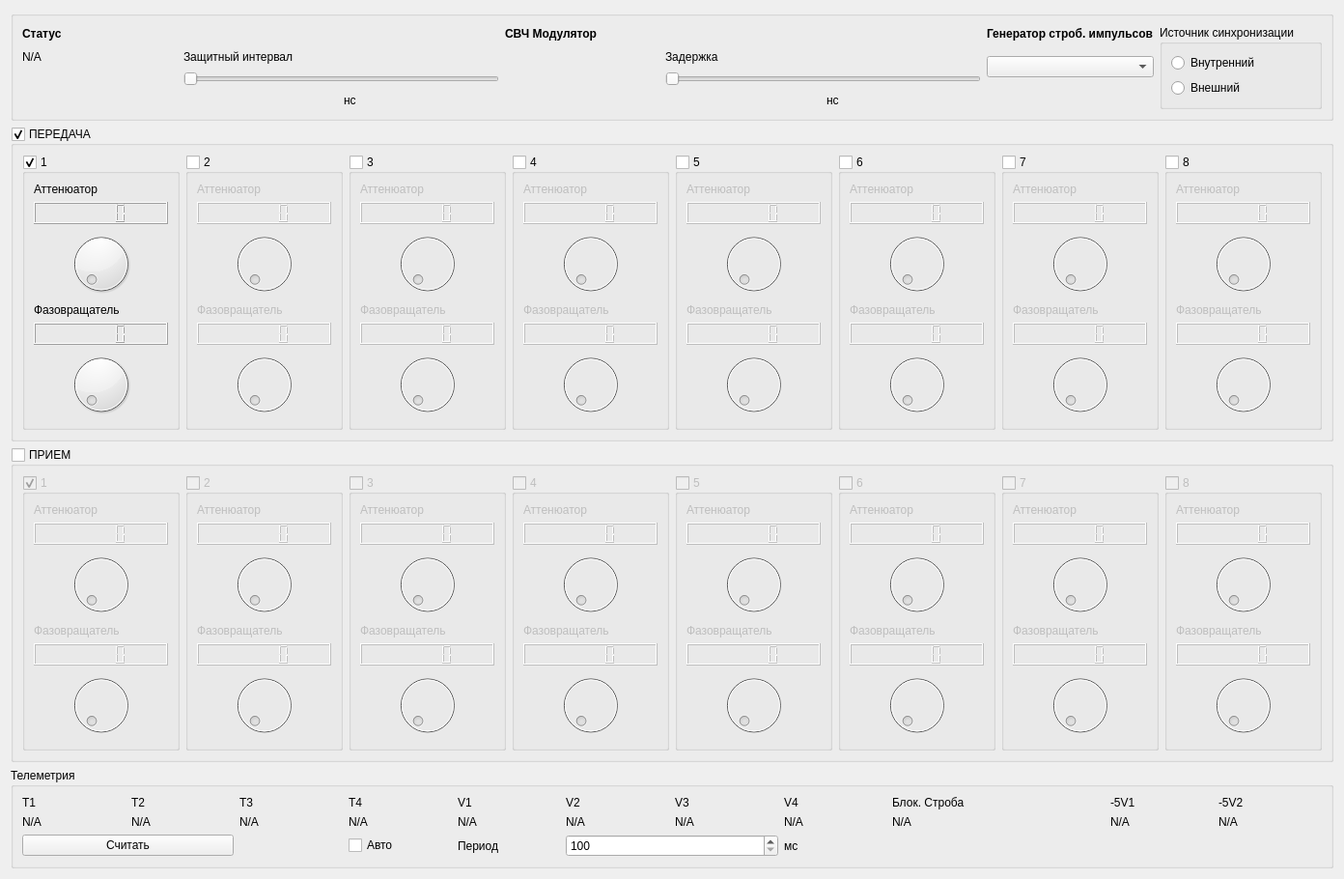
<?xml version="1.0" encoding="UTF-8"?>
<ui version="4.0">
 <class>TransceiverDialogBox</class>
 <widget class="QWidget" name="TransceiverDialogBox">
  <property name="geometry">
   <rect>
    <x>0</x>
    <y>0</y>
    <width>1392</width>
    <height>910</height>
   </rect>
  </property>
  <property name="windowTitle">
   <string>Form</string>
  </property>
  <layout class="QVBoxLayout" name="verticalLayout_16">
   <item>
    <widget class="QGroupBox" name="groupBox_20">
     <property name="title">
      <string/>
     </property>
     <layout class="QGridLayout" name="gridLayout_4">
      <item row="0" column="3" colspan="2">
       <widget class="QLabel" name="label_59">
        <property name="text">
         <string>&lt;html&gt;&lt;head/&gt;&lt;body&gt;&lt;p&gt;&lt;span style=&quot; font-weight:600;&quot;&gt;СВЧ Модулятор&lt;/span&gt;&lt;/p&gt;&lt;/body&gt;&lt;/html&gt;</string>
        </property>
       </widget>
      </item>
      <item row="0" column="7">
       <widget class="QLabel" name="label_66">
        <property name="text">
         <string>&lt;html&gt;&lt;head/&gt;&lt;body&gt;&lt;p&gt;&lt;span style=&quot; font-weight:600;&quot;&gt;Генератор строб. импульсов&lt;/span&gt;&lt;/p&gt;&lt;/body&gt;&lt;/html&gt;</string>
        </property>
       </widget>
      </item>
      <item row="1" column="0">
       <widget class="QLabel" name="label_58">
        <property name="text">
         <string>N/A</string>
        </property>
       </widget>
      </item>
      <item row="1" column="7" rowspan="2">
       <widget class="QComboBox" name="comboBox"/>
      </item>
      <item row="3" column="1">
       <widget class="QLabel" name="label_62">
        <property name="text">
         <string/>
        </property>
       </widget>
      </item>
      <item row="3" column="2">
       <widget class="QLabel" name="label_63">
        <property name="text">
         <string>нс</string>
        </property>
       </widget>
      </item>
      <item row="0" column="0">
       <widget class="QLabel" name="label_57">
        <property name="text">
         <string>&lt;html&gt;&lt;head/&gt;&lt;body&gt;&lt;p&gt;&lt;span style=&quot; font-weight:600;&quot;&gt;Статус&lt;/span&gt;&lt;/p&gt;&lt;/body&gt;&lt;/html&gt;</string>
        </property>
       </widget>
      </item>
      <item row="0" column="8" rowspan="4">
       <widget class="QGroupBox" name="groupBox_21">
        <property name="title">
         <string>Источник синхронизации</string>
        </property>
        <layout class="QVBoxLayout" name="verticalLayout">
         <item>
          <widget class="QRadioButton" name="radioButton">
           <property name="text">
            <string>Внутренний</string>
           </property>
          </widget>
         </item>
         <item>
          <widget class="QRadioButton" name="radioButton_2">
           <property name="text">
            <string>Внешний</string>
           </property>
          </widget>
         </item>
        </layout>
       </widget>
      </item>
      <item row="3" column="4">
       <widget class="QLabel" name="label_64">
        <property name="text">
         <string/>
        </property>
       </widget>
      </item>
      <item row="3" column="5">
       <widget class="QLabel" name="label_65">
        <property name="text">
         <string>нс</string>
        </property>
       </widget>
      </item>
      <item row="1" column="4">
       <widget class="QLabel" name="label_61">
        <property name="text">
         <string>Задержка</string>
        </property>
       </widget>
      </item>
      <item row="1" column="1">
       <widget class="QLabel" name="label_60">
        <property name="text">
         <string>Защитный интервал</string>
        </property>
       </widget>
      </item>
      <item row="2" column="4" colspan="2">
       <widget class="QSlider" name="horizontalSlider_2">
        <property name="maximum">
         <number>2000</number>
        </property>
        <property name="orientation">
         <enum>Qt::Horizontal</enum>
        </property>
       </widget>
      </item>
      <item row="2" column="1" colspan="2">
       <widget class="QSlider" name="horizontalSlider">
        <property name="maximum">
         <number>2000</number>
        </property>
        <property name="orientation">
         <enum>Qt::Horizontal</enum>
        </property>
       </widget>
      </item>
     </layout>
    </widget>
   </item>
   <item>
    <widget class="QGroupBox" name="groupBox_11">
     <property name="title">
      <string>ПЕРЕДАЧА</string>
     </property>
     <property name="checkable">
      <bool>true</bool>
     </property>
     <layout class="QHBoxLayout" name="horizontalLayout_2">
      <item>
       <widget class="QGroupBox" name="groupBox_12">
        <property name="title">
         <string>1</string>
        </property>
        <property name="checkable">
         <bool>true</bool>
        </property>
        <layout class="QGridLayout" name="gridLayout_3">
         <item row="0" column="0">
          <widget class="QLabel" name="label_41">
           <property name="text">
            <string>Аттенюатор</string>
           </property>
          </widget>
         </item>
         <item row="1" column="0">
          <widget class="QLCDNumber" name="lcdNumber_17"/>
         </item>
         <item row="2" column="0">
          <widget class="QDial" name="dial_17"/>
         </item>
         <item row="3" column="0">
          <widget class="QLabel" name="label_42">
           <property name="text">
            <string>Фазовращатель</string>
           </property>
          </widget>
         </item>
         <item row="4" column="0">
          <widget class="QLCDNumber" name="lcdNumber_18"/>
         </item>
         <item row="5" column="0">
          <widget class="QDial" name="dial_18"/>
         </item>
        </layout>
       </widget>
      </item>
      <item>
       <widget class="QGroupBox" name="groupBox_13">
        <property name="title">
         <string>2</string>
        </property>
        <property name="checkable">
         <bool>true</bool>
        </property>
        <property name="checked">
         <bool>false</bool>
        </property>
        <layout class="QVBoxLayout" name="verticalLayout_9">
         <item>
          <widget class="QLabel" name="label_43">
           <property name="text">
            <string>Аттенюатор</string>
           </property>
          </widget>
         </item>
         <item>
          <widget class="QLCDNumber" name="lcdNumber_19"/>
         </item>
         <item>
          <widget class="QDial" name="dial_19"/>
         </item>
         <item>
          <widget class="QLabel" name="label_44">
           <property name="text">
            <string>Фазовращатель</string>
           </property>
          </widget>
         </item>
         <item>
          <widget class="QLCDNumber" name="lcdNumber_20"/>
         </item>
         <item>
          <widget class="QDial" name="dial_20"/>
         </item>
        </layout>
       </widget>
      </item>
      <item>
       <widget class="QGroupBox" name="groupBox_14">
        <property name="title">
         <string>3</string>
        </property>
        <property name="checkable">
         <bool>true</bool>
        </property>
        <property name="checked">
         <bool>false</bool>
        </property>
        <layout class="QVBoxLayout" name="verticalLayout_10">
         <item>
          <widget class="QLabel" name="label_45">
           <property name="text">
            <string>Аттенюатор</string>
           </property>
          </widget>
         </item>
         <item>
          <widget class="QLCDNumber" name="lcdNumber_21"/>
         </item>
         <item>
          <widget class="QDial" name="dial_21"/>
         </item>
         <item>
          <widget class="QLabel" name="label_46">
           <property name="text">
            <string>Фазовращатель</string>
           </property>
          </widget>
         </item>
         <item>
          <widget class="QLCDNumber" name="lcdNumber_22"/>
         </item>
         <item>
          <widget class="QDial" name="dial_22"/>
         </item>
        </layout>
       </widget>
      </item>
      <item>
       <widget class="QGroupBox" name="groupBox_15">
        <property name="title">
         <string>4</string>
        </property>
        <property name="checkable">
         <bool>true</bool>
        </property>
        <property name="checked">
         <bool>false</bool>
        </property>
        <layout class="QVBoxLayout" name="verticalLayout_11">
         <item>
          <widget class="QLabel" name="label_47">
           <property name="text">
            <string>Аттенюатор</string>
           </property>
          </widget>
         </item>
         <item>
          <widget class="QLCDNumber" name="lcdNumber_23"/>
         </item>
         <item>
          <widget class="QDial" name="dial_23"/>
         </item>
         <item>
          <widget class="QLabel" name="label_48">
           <property name="text">
            <string>Фазовращатель</string>
           </property>
          </widget>
         </item>
         <item>
          <widget class="QLCDNumber" name="lcdNumber_24"/>
         </item>
         <item>
          <widget class="QDial" name="dial_24"/>
         </item>
        </layout>
       </widget>
      </item>
      <item>
       <widget class="QGroupBox" name="groupBox_16">
        <property name="title">
         <string>5</string>
        </property>
        <property name="checkable">
         <bool>true</bool>
        </property>
        <property name="checked">
         <bool>false</bool>
        </property>
        <layout class="QVBoxLayout" name="verticalLayout_12">
         <item>
          <widget class="QLabel" name="label_49">
           <property name="text">
            <string>Аттенюатор</string>
           </property>
          </widget>
         </item>
         <item>
          <widget class="QLCDNumber" name="lcdNumber_25"/>
         </item>
         <item>
          <widget class="QDial" name="dial_25"/>
         </item>
         <item>
          <widget class="QLabel" name="label_50">
           <property name="text">
            <string>Фазовращатель</string>
           </property>
          </widget>
         </item>
         <item>
          <widget class="QLCDNumber" name="lcdNumber_26"/>
         </item>
         <item>
          <widget class="QDial" name="dial_26"/>
         </item>
        </layout>
       </widget>
      </item>
      <item>
       <widget class="QGroupBox" name="groupBox_17">
        <property name="title">
         <string>6</string>
        </property>
        <property name="checkable">
         <bool>true</bool>
        </property>
        <property name="checked">
         <bool>false</bool>
        </property>
        <layout class="QVBoxLayout" name="verticalLayout_13">
         <item>
          <widget class="QLabel" name="label_51">
           <property name="text">
            <string>Аттенюатор</string>
           </property>
          </widget>
         </item>
         <item>
          <widget class="QLCDNumber" name="lcdNumber_27"/>
         </item>
         <item>
          <widget class="QDial" name="dial_27"/>
         </item>
         <item>
          <widget class="QLabel" name="label_52">
           <property name="text">
            <string>Фазовращатель</string>
           </property>
          </widget>
         </item>
         <item>
          <widget class="QLCDNumber" name="lcdNumber_28"/>
         </item>
         <item>
          <widget class="QDial" name="dial_28"/>
         </item>
        </layout>
       </widget>
      </item>
      <item>
       <widget class="QGroupBox" name="groupBox_18">
        <property name="title">
         <string>7</string>
        </property>
        <property name="checkable">
         <bool>true</bool>
        </property>
        <property name="checked">
         <bool>false</bool>
        </property>
        <layout class="QVBoxLayout" name="verticalLayout_14">
         <item>
          <widget class="QLabel" name="label_53">
           <property name="text">
            <string>Аттенюатор</string>
           </property>
          </widget>
         </item>
         <item>
          <widget class="QLCDNumber" name="lcdNumber_29"/>
         </item>
         <item>
          <widget class="QDial" name="dial_29"/>
         </item>
         <item>
          <widget class="QLabel" name="label_54">
           <property name="text">
            <string>Фазовращатель</string>
           </property>
          </widget>
         </item>
         <item>
          <widget class="QLCDNumber" name="lcdNumber_30"/>
         </item>
         <item>
          <widget class="QDial" name="dial_30"/>
         </item>
        </layout>
       </widget>
      </item>
      <item>
       <widget class="QGroupBox" name="groupBox_19">
        <property name="title">
         <string>8</string>
        </property>
        <property name="checkable">
         <bool>true</bool>
        </property>
        <property name="checked">
         <bool>false</bool>
        </property>
        <layout class="QVBoxLayout" name="verticalLayout_15">
         <item>
          <widget class="QLabel" name="label_55">
           <property name="text">
            <string>Аттенюатор</string>
           </property>
          </widget>
         </item>
         <item>
          <widget class="QLCDNumber" name="lcdNumber_31"/>
         </item>
         <item>
          <widget class="QDial" name="dial_31"/>
         </item>
         <item>
          <widget class="QLabel" name="label_56">
           <property name="text">
            <string>Фазовращатель</string>
           </property>
          </widget>
         </item>
         <item>
          <widget class="QLCDNumber" name="lcdNumber_32"/>
         </item>
         <item>
          <widget class="QDial" name="dial_32"/>
         </item>
        </layout>
       </widget>
      </item>
     </layout>
    </widget>
   </item>
   <item>
    <widget class="QGroupBox" name="groupBox_2">
     <property name="title">
      <string>ПРИЕМ</string>
     </property>
     <property name="flat">
      <bool>false</bool>
     </property>
     <property name="checkable">
      <bool>true</bool>
     </property>
     <property name="checked">
      <bool>false</bool>
     </property>
     <layout class="QHBoxLayout" name="horizontalLayout">
      <item>
       <widget class="QGroupBox" name="groupBox_3">
        <property name="title">
         <string>1</string>
        </property>
        <property name="checkable">
         <bool>true</bool>
        </property>
        <layout class="QGridLayout" name="gridLayout_2">
         <item row="0" column="0">
          <widget class="QLabel" name="label_25">
           <property name="text">
            <string>Аттенюатор</string>
           </property>
          </widget>
         </item>
         <item row="1" column="0">
          <widget class="QLCDNumber" name="lcdNumber"/>
         </item>
         <item row="2" column="0">
          <widget class="QDial" name="dial"/>
         </item>
         <item row="3" column="0">
          <widget class="QLabel" name="label_26">
           <property name="text">
            <string>Фазовращатель</string>
           </property>
          </widget>
         </item>
         <item row="4" column="0">
          <widget class="QLCDNumber" name="lcdNumber_2"/>
         </item>
         <item row="5" column="0">
          <widget class="QDial" name="dial_2"/>
         </item>
        </layout>
       </widget>
      </item>
      <item>
       <widget class="QGroupBox" name="groupBox_4">
        <property name="title">
         <string>2</string>
        </property>
        <property name="checkable">
         <bool>true</bool>
        </property>
        <property name="checked">
         <bool>false</bool>
        </property>
        <layout class="QVBoxLayout" name="verticalLayout_2">
         <item>
          <widget class="QLabel" name="label_27">
           <property name="text">
            <string>Аттенюатор</string>
           </property>
          </widget>
         </item>
         <item>
          <widget class="QLCDNumber" name="lcdNumber_3"/>
         </item>
         <item>
          <widget class="QDial" name="dial_3"/>
         </item>
         <item>
          <widget class="QLabel" name="label_28">
           <property name="text">
            <string>Фазовращатель</string>
           </property>
          </widget>
         </item>
         <item>
          <widget class="QLCDNumber" name="lcdNumber_4"/>
         </item>
         <item>
          <widget class="QDial" name="dial_4"/>
         </item>
        </layout>
       </widget>
      </item>
      <item>
       <widget class="QGroupBox" name="groupBox_5">
        <property name="title">
         <string>3</string>
        </property>
        <property name="checkable">
         <bool>true</bool>
        </property>
        <property name="checked">
         <bool>false</bool>
        </property>
        <layout class="QVBoxLayout" name="verticalLayout_3">
         <item>
          <widget class="QLabel" name="label_29">
           <property name="text">
            <string>Аттенюатор</string>
           </property>
          </widget>
         </item>
         <item>
          <widget class="QLCDNumber" name="lcdNumber_5"/>
         </item>
         <item>
          <widget class="QDial" name="dial_5"/>
         </item>
         <item>
          <widget class="QLabel" name="label_30">
           <property name="text">
            <string>Фазовращатель</string>
           </property>
          </widget>
         </item>
         <item>
          <widget class="QLCDNumber" name="lcdNumber_6"/>
         </item>
         <item>
          <widget class="QDial" name="dial_6"/>
         </item>
        </layout>
       </widget>
      </item>
      <item>
       <widget class="QGroupBox" name="groupBox_6">
        <property name="title">
         <string>4</string>
        </property>
        <property name="checkable">
         <bool>true</bool>
        </property>
        <property name="checked">
         <bool>false</bool>
        </property>
        <layout class="QVBoxLayout" name="verticalLayout_4">
         <item>
          <widget class="QLabel" name="label_31">
           <property name="text">
            <string>Аттенюатор</string>
           </property>
          </widget>
         </item>
         <item>
          <widget class="QLCDNumber" name="lcdNumber_7"/>
         </item>
         <item>
          <widget class="QDial" name="dial_7"/>
         </item>
         <item>
          <widget class="QLabel" name="label_32">
           <property name="text">
            <string>Фазовращатель</string>
           </property>
          </widget>
         </item>
         <item>
          <widget class="QLCDNumber" name="lcdNumber_8"/>
         </item>
         <item>
          <widget class="QDial" name="dial_8"/>
         </item>
        </layout>
       </widget>
      </item>
      <item>
       <widget class="QGroupBox" name="groupBox_7">
        <property name="title">
         <string>5</string>
        </property>
        <property name="checkable">
         <bool>true</bool>
        </property>
        <property name="checked">
         <bool>false</bool>
        </property>
        <layout class="QVBoxLayout" name="verticalLayout_5">
         <item>
          <widget class="QLabel" name="label_33">
           <property name="text">
            <string>Аттенюатор</string>
           </property>
          </widget>
         </item>
         <item>
          <widget class="QLCDNumber" name="lcdNumber_9"/>
         </item>
         <item>
          <widget class="QDial" name="dial_9"/>
         </item>
         <item>
          <widget class="QLabel" name="label_34">
           <property name="text">
            <string>Фазовращатель</string>
           </property>
          </widget>
         </item>
         <item>
          <widget class="QLCDNumber" name="lcdNumber_10"/>
         </item>
         <item>
          <widget class="QDial" name="dial_10"/>
         </item>
        </layout>
       </widget>
      </item>
      <item>
       <widget class="QGroupBox" name="groupBox_8">
        <property name="title">
         <string>6</string>
        </property>
        <property name="checkable">
         <bool>true</bool>
        </property>
        <property name="checked">
         <bool>false</bool>
        </property>
        <layout class="QVBoxLayout" name="verticalLayout_6">
         <item>
          <widget class="QLabel" name="label_35">
           <property name="text">
            <string>Аттенюатор</string>
           </property>
          </widget>
         </item>
         <item>
          <widget class="QLCDNumber" name="lcdNumber_11"/>
         </item>
         <item>
          <widget class="QDial" name="dial_11"/>
         </item>
         <item>
          <widget class="QLabel" name="label_36">
           <property name="text">
            <string>Фазовращатель</string>
           </property>
          </widget>
         </item>
         <item>
          <widget class="QLCDNumber" name="lcdNumber_12"/>
         </item>
         <item>
          <widget class="QDial" name="dial_12"/>
         </item>
        </layout>
       </widget>
      </item>
      <item>
       <widget class="QGroupBox" name="groupBox_9">
        <property name="title">
         <string>7</string>
        </property>
        <property name="checkable">
         <bool>true</bool>
        </property>
        <property name="checked">
         <bool>false</bool>
        </property>
        <layout class="QVBoxLayout" name="verticalLayout_7">
         <item>
          <widget class="QLabel" name="label_37">
           <property name="text">
            <string>Аттенюатор</string>
           </property>
          </widget>
         </item>
         <item>
          <widget class="QLCDNumber" name="lcdNumber_13"/>
         </item>
         <item>
          <widget class="QDial" name="dial_13"/>
         </item>
         <item>
          <widget class="QLabel" name="label_38">
           <property name="text">
            <string>Фазовращатель</string>
           </property>
          </widget>
         </item>
         <item>
          <widget class="QLCDNumber" name="lcdNumber_14"/>
         </item>
         <item>
          <widget class="QDial" name="dial_14"/>
         </item>
        </layout>
       </widget>
      </item>
      <item>
       <widget class="QGroupBox" name="groupBox_10">
        <property name="title">
         <string>8</string>
        </property>
        <property name="checkable">
         <bool>true</bool>
        </property>
        <property name="checked">
         <bool>false</bool>
        </property>
        <layout class="QVBoxLayout" name="verticalLayout_8">
         <item>
          <widget class="QLabel" name="label_39">
           <property name="text">
            <string>Аттенюатор</string>
           </property>
          </widget>
         </item>
         <item>
          <widget class="QLCDNumber" name="lcdNumber_15"/>
         </item>
         <item>
          <widget class="QDial" name="dial_15"/>
         </item>
         <item>
          <widget class="QLabel" name="label_40">
           <property name="text">
            <string>Фазовращатель</string>
           </property>
          </widget>
         </item>
         <item>
          <widget class="QLCDNumber" name="lcdNumber_16"/>
         </item>
         <item>
          <widget class="QDial" name="dial_16"/>
         </item>
        </layout>
       </widget>
      </item>
     </layout>
    </widget>
   </item>
   <item>
    <widget class="QGroupBox" name="groupBox">
     <property name="title">
      <string>Телеметрия</string>
     </property>
     <layout class="QGridLayout" name="gridLayout">
      <item row="0" column="15">
       <widget class="QLabel" name="label_12">
        <property name="text">
         <string>-5V2</string>
        </property>
       </widget>
      </item>
      <item row="1" column="0">
       <widget class="QLabel" name="label_13">
        <property name="text">
         <string>N/A</string>
        </property>
       </widget>
      </item>
      <item row="0" column="0">
       <widget class="QLabel" name="label_2">
        <property name="text">
         <string>T1</string>
        </property>
       </widget>
      </item>
      <item row="0" column="2">
       <widget class="QLabel" name="label_4">
        <property name="text">
         <string>T3</string>
        </property>
       </widget>
      </item>
      <item row="1" column="6">
       <widget class="QLabel" name="label_19">
        <property name="text">
         <string>N/A</string>
        </property>
       </widget>
      </item>
      <item row="0" column="7">
       <widget class="QLabel" name="label_9">
        <property name="text">
         <string>V4</string>
        </property>
       </widget>
      </item>
      <item row="1" column="4">
       <widget class="QLabel" name="label_17">
        <property name="text">
         <string>N/A</string>
        </property>
       </widget>
      </item>
      <item row="1" column="1">
       <widget class="QLabel" name="label_14">
        <property name="text">
         <string>N/A</string>
        </property>
       </widget>
      </item>
      <item row="1" column="5">
       <widget class="QLabel" name="label_18">
        <property name="text">
         <string>N/A</string>
        </property>
       </widget>
      </item>
      <item row="1" column="14">
       <widget class="QLabel" name="label_22">
        <property name="text">
         <string>N/A</string>
        </property>
       </widget>
      </item>
      <item row="1" column="15">
       <widget class="QLabel" name="label_23">
        <property name="text">
         <string>N/A</string>
        </property>
       </widget>
      </item>
      <item row="2" column="0" colspan="2">
       <widget class="QPushButton" name="pushButton">
        <property name="text">
         <string>Считать</string>
        </property>
       </widget>
      </item>
      <item row="0" column="4">
       <widget class="QLabel" name="label_6">
        <property name="text">
         <string>V1</string>
        </property>
       </widget>
      </item>
      <item row="1" column="3">
       <widget class="QLabel" name="label_16">
        <property name="text">
         <string>N/A</string>
        </property>
       </widget>
      </item>
      <item row="1" column="7">
       <widget class="QLabel" name="label_20">
        <property name="text">
         <string>N/A</string>
        </property>
       </widget>
      </item>
      <item row="1" column="2">
       <widget class="QLabel" name="label_15">
        <property name="text">
         <string>N/A</string>
        </property>
       </widget>
      </item>
      <item row="0" column="8">
       <widget class="QLabel" name="label_10">
        <property name="text">
         <string>Блок. Строба</string>
        </property>
       </widget>
      </item>
      <item row="1" column="8">
       <widget class="QLabel" name="label_21">
        <property name="text">
         <string>N/A</string>
        </property>
       </widget>
      </item>
      <item row="0" column="5">
       <widget class="QLabel" name="label_7">
        <property name="text">
         <string>V2</string>
        </property>
       </widget>
      </item>
      <item row="0" column="6">
       <widget class="QLabel" name="label_8">
        <property name="text">
         <string>V3</string>
        </property>
       </widget>
      </item>
      <item row="0" column="3">
       <widget class="QLabel" name="label_5">
        <property name="text">
         <string>T4</string>
        </property>
       </widget>
      </item>
      <item row="0" column="1">
       <widget class="QLabel" name="label_3">
        <property name="text">
         <string>T2</string>
        </property>
       </widget>
      </item>
      <item row="2" column="4">
       <widget class="QLabel" name="label">
        <property name="text">
         <string>Период</string>
        </property>
       </widget>
      </item>
      <item row="2" column="5" colspan="2">
       <widget class="QSpinBox" name="spinBox">
        <property name="minimum">
         <number>100</number>
        </property>
        <property name="maximum">
         <number>99999</number>
        </property>
       </widget>
      </item>
      <item row="2" column="7" colspan="3">
       <widget class="QLabel" name="label_24">
        <property name="text">
         <string>мс</string>
        </property>
       </widget>
      </item>
      <item row="0" column="14">
       <widget class="QLabel" name="label_11">
        <property name="text">
         <string>-5V1</string>
        </property>
       </widget>
      </item>
      <item row="2" column="3">
       <widget class="QCheckBox" name="checkBox">
        <property name="text">
         <string>Авто</string>
        </property>
       </widget>
      </item>
     </layout>
    </widget>
   </item>
  </layout>
 </widget>
 <resources/>
 <connections>
  <connection>
   <sender>horizontalSlider</sender>
   <signal>valueChanged(int)</signal>
   <receiver>label_62</receiver>
   <slot>setNum(int)</slot>
   <hints>
    <hint type="sourcelabel">
     <x>197</x>
     <y>85</y>
    </hint>
    <hint type="destinationlabel">
     <x>188</x>
     <y>106</y>
    </hint>
   </hints>
  </connection>
  <connection>
   <sender>horizontalSlider_2</sender>
   <signal>valueChanged(int)</signal>
   <receiver>label_64</receiver>
   <slot>setNum(int)</slot>
   <hints>
    <hint type="sourcelabel">
     <x>525</x>
     <y>87</y>
    </hint>
    <hint type="destinationlabel">
     <x>492</x>
     <y>116</y>
    </hint>
   </hints>
  </connection>
 </connections>
</ui>
